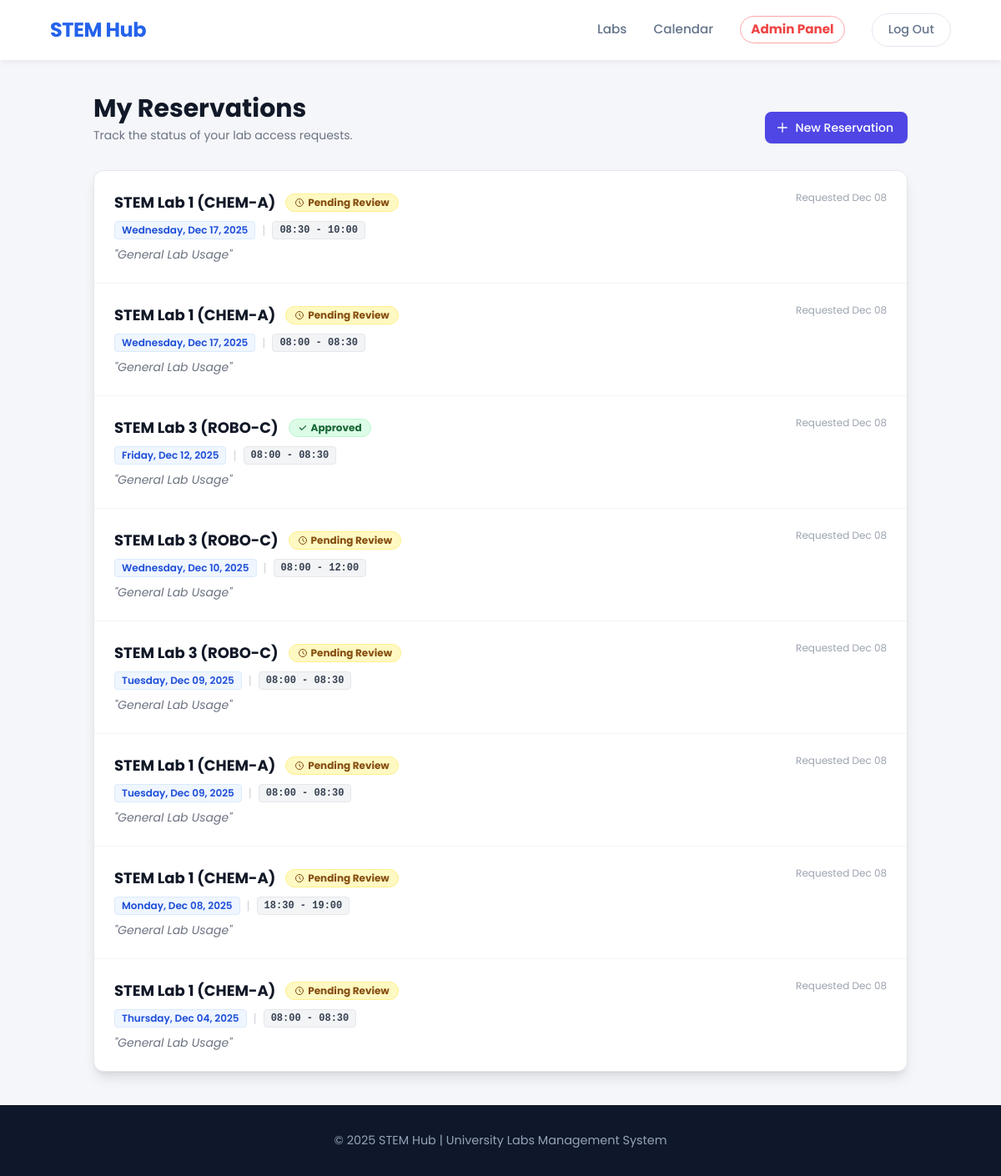
/reservations/my-reservations/ (signed in), run on an earlier commit of the app's database.
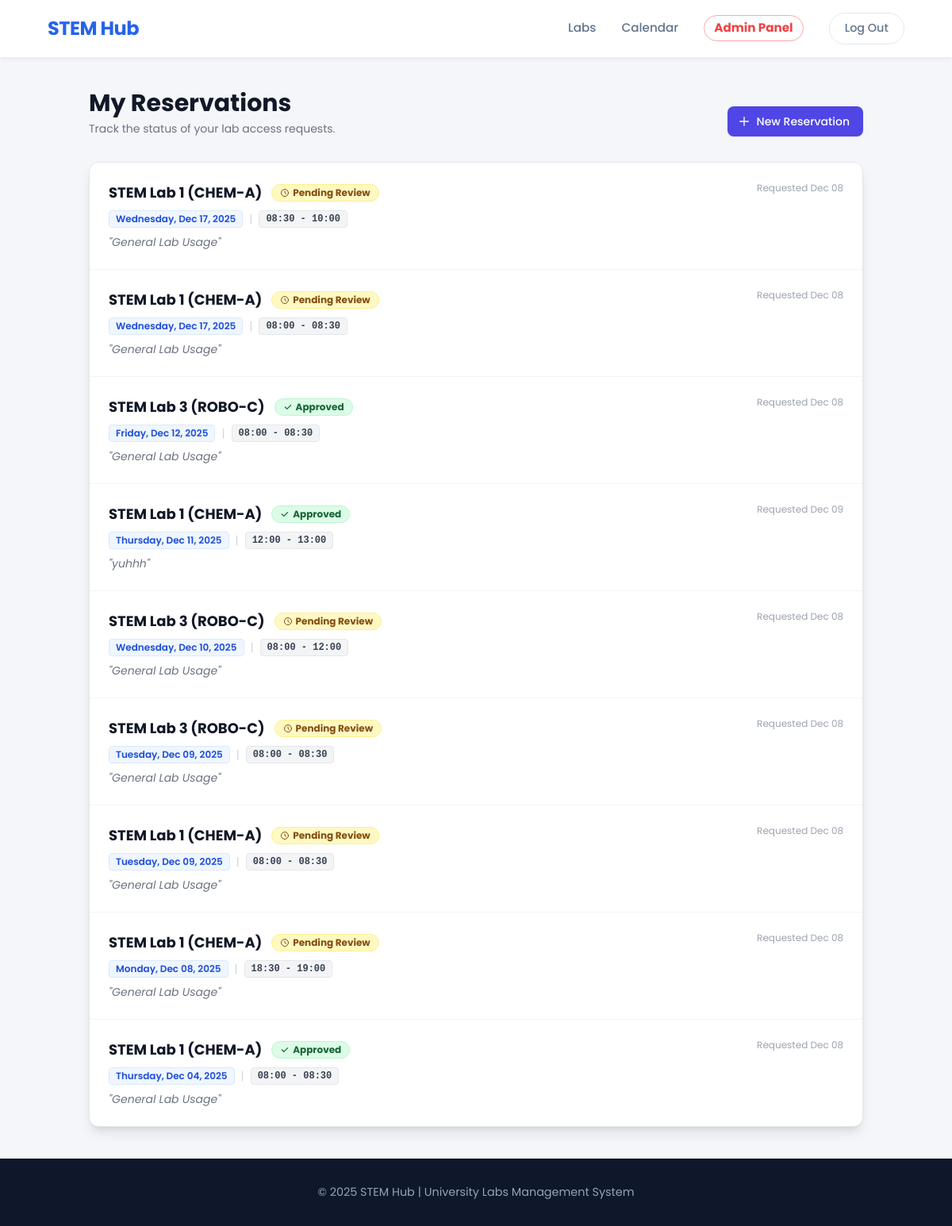
And on a later commit of the database.
### reservations/models.py (models this page shows, shortened)
class Reservation(models.Model):
    STATUS_CHOICES = [
        ('PENDING', 'Pending Approval'),
        ('CONFIRMED', 'Confirmed'),
        ('REJECTED', 'Rejected'),
    ]
    user = models.ForeignKey(User, on_delete=models.CASCADE)
    lab = models.ForeignKey(Lab, on_delete=models.CASCADE)
    date = models.DateField()
    start_time = models.TimeField()
    end_time = models.TimeField()
    purpose = models.TextField(help_text="Reason for booking (e.g., Thesis Research, Class Project)")
    rejection_reason = models.TextField(blank=True, null=True, help_text="Reason why the admin rejected this request")
    status = models.CharField(max_length=10, choices=STATUS_CHOICES, default='PENDING')
    created_at = models.DateTimeField(auto_now_add=True)

### labs/models.py (models this page shows, shortened)
class Lab(models.Model):
    name = models.CharField(max_length=200)
    slug = models.SlugField(unique=True)
    capacity = models.PositiveIntegerField()
    description = models.TextField()
    map_svg_id = models.CharField(max_length=50, unique=True, help_text="Matches ID in Figma SVG")
    is_active = models.BooleanField(default=True)
    safety_guidelines = models.TextField()

### reservations/views.py (the view)
# urls.py: path('my-reservations/', views.my_reservations, name='my_reservations'),
@login_required
def my_reservations(request):
    reservations = Reservation.objects.filter(user=request.user).order_by('-date', '-start_time')
    return render(request, 'reservations/my_reservations.html', {'reservations': reservations})

### notifications/context_processors.py (called while the page is built)
def user_notifications(request):
    if request.user.is_authenticated:
        notifs = Notification.objects.filter(recipient=request.user, is_read=False)
        return {
            'notifications_list': notifs,
            'unread_count': notifs.count()
        }
    return {}

### CORE/templates/reservations/my_reservations.html (shortened to what the changed rows need)
{% load static %}
<!DOCTYPE html>
<html lang="en">
<head>
    <script src="https://cdn.tailwindcss.com"></script>
</head>
<body>
    <header>
        <h1><a href="/">STEM Hub</a></h1>
    </header>
    <main class="max-w-5xl mx-auto w-full px-6 py-10">
        <div class="flex flex-col sm:flex-row justify-between items-start sm:items-end mb-8 gap-4">
            <div>
                <h1 class="text-3xl font-bold text-gray-900">My Reservations</h1>
            </div>
        </div>
        <div class="bg-white shadow-lg overflow-hidden rounded-xl border border-gray-200">
            {% if reservations %}
            <ul class="divide-y divide-gray-100">
                {% for res in reservations %}
                <li class="p-6 hover:bg-gray-50 transition duration-150">
                    <div class="flex flex-col md:flex-row justify-between md:items-start gap-4">
                        <div class="flex-grow">
                            <div class="flex items-center gap-3 mb-2 flex-wrap">
                                <h3 class="text-lg font-bold text-gray-900">{{ res.lab.name }}</h3>
                                {% if res.status == 'CONFIRMED' %}
                                    <span class="inline-flex items-center px-2.5 py-0.5 rounded-full text-xs font-bold bg-green-100 text-green-800 border border-green-200">
                                        <svg class="w-3 h-3 mr-1" fill="currentColor" viewBox="0 0 20 20"><path fill-rule="evenodd" d="M16.707 5.293a1 1 0 010 1.414l-8 8a1 1 0 01-1.414 0l-4-4a1 1 0 011.414-1.414L8 12.586l7.293-7.293a1 1 0 011.414 0z" clip-rule="evenodd"></path></svg>
                                        Approved
                                    </span>
                                {% else %}
                                    <span class="inline-flex items-center px-2.5 py-0.5 rounded-full text-xs font-bold bg-yellow-100 text-yellow-800 border border-yellow-200">
                                        <svg class="w-3 h-3 mr-1" fill="none" stroke="currentColor" viewBox="0 0 24 24"><path stroke-linecap="round" stroke-linejoin="round" stroke-width="2" d="M12 8v4l3 3m6-3a9 9 0 11-18 0 9 9 0 0118 0z"></path></svg>
                                        Pending Review
                                    </span>
                                {% endif %}
                            </div>
                            <div class="text-sm text-gray-600 flex items-center gap-2 mb-2">
                                <span class="bg-blue-50 text-blue-700 px-2 py-0.5 rounded text-xs font-semibold border border-blue-100">
                                    {{ res.date|date:"l, M d, Y" }}
                                </span>
                                <span class="text-gray-300">|</span>
                                <span class="bg-gray-100 text-gray-700 px-2 py-0.5 rounded text-xs font-semibold border border-gray-200 font-mono">
                                    {{ res.start_time|time:"H:i" }} - {{ res.end_time|time:"H:i" }}
                                </span>
                            </div>
                            <p class="text-sm text-gray-500 italic">"{{ res.purpose }}"</p>
                        </div>
                        <div class="text-xs text-gray-400 whitespace-nowrap mt-2 md:mt-0">
                            Requested {{ res.created_at|date:"M d" }}
                        </div>
                    </div>
                </li>
                {% endfor %}
            </ul>
            {% endif %}
        </div>
    </main>
</body>
</html>

What changed in the data, as far as the page shows it:
added Reservation: lab.name "STEM Lab 1 (CHEM-A)", status "CONFIRMED" (drawn), date "Thursday, Dec 11, 2025", start_time "12:00", end_time "13:00", purpose "yuhhh", created_at "Dec 09"
changed Reservation "Thursday, Dec 04, 2025": status "Pending Review" → "Approved"
